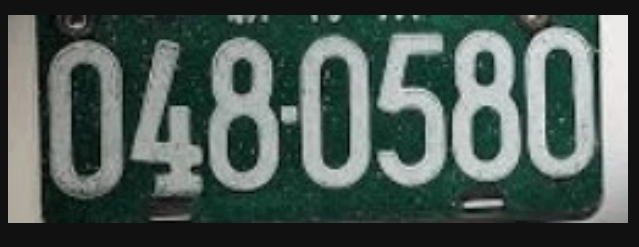
#> input picture test06.png, 639 x 247 px
$ python CheckText01.py
#> lines starting #> are read from the running program, lines starting #| are printed output that depends on the picture; after the words box and inside, x2 and y2 are one past the last pixel; in counts of white or black regions, pixels touching at a corner belong together
from PIL import Image
import pytesseract
import numpy as np
import cv2

# 手動指定 tesseract.exe 路徑
pytesseract.pytesseract.tesseract_cmd = r"C:\Program Files\Tesseract-OCR\tesseract.exe"
# img = Image.open('test.png')

# 讀取圖片
image = cv2.imread("test06.png")
#> image is the input picture: shape (247, 639, 3); mean B, G, R 85.5, 90.5, 76.9

# 轉為灰階
gray = cv2.cvtColor(image, cv2.COLOR_BGR2GRAY)
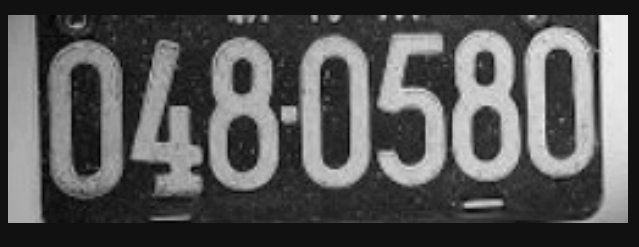
#> gray: shape (247, 639); min 1, max 242, mean 85.9

gray = cv2.GaussianBlur(gray, (3, 3), 0)

# gray = cv2.equalizeHist(gray)

gray = 255 - gray
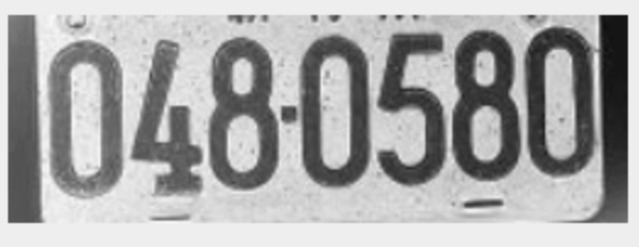
#> gray: shape (247, 639); min 14, max 249, mean 169.1


# 使用中值濾波去噪
gray = cv2.medianBlur(gray, 3)
# Otsu 二值化法
_, binary_image = cv2.threshold(gray, 0, 255, cv2.THRESH_BINARY | cv2.THRESH_OTSU)
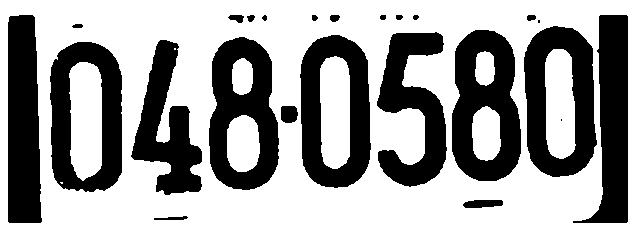
#> binary_image: shape (247, 639); 64.3% white; 24 black regions (2 under 20 px), largest, box (x1, y1, x2, y2) and area: (452, 30, 521, 181) 6800, (209, 37, 279, 190) 6560, (524, 26, 597, 177) 6393


# 增強對比度
alpha = 1.5 # 對比度增益
beta = 50    # 亮度增益
enhanced_image = cv2.convertScaleAbs(gray, alpha=alpha, beta=beta)
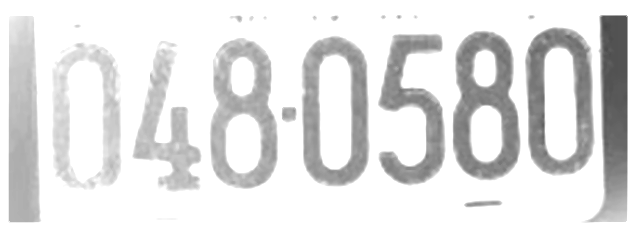
#> enhanced_image: shape (247, 639); min 72, max 255, mean 227.2


cv2.imshow('OCR_Result', gray)
cv2.waitKey(0)
cv2.destroyAllWindows()


# -c tessedit_char_blacklist 把指定字元Ban掉，不辨識
config = r'--oem 3 --psm 4 -c tessedit_char_whitelist=ABCDEFGHIJKLMNOPQRSTUVWXYZabcdefghjklmnopqrstuvwxyz0123456789'
#> (the run stopped early here; a loop or call above may not have finished)

$ run again, with test04.png copied over test06.png
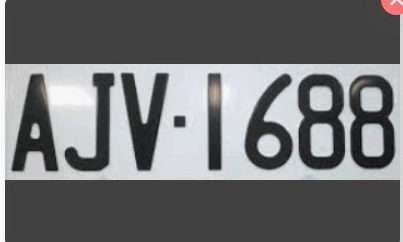
#> input picture test04.png, 403 x 242 px
#> image is the input picture: shape (242, 403, 3); mean B, G, R 113.5, 112.3, 111.2
#> `_, binary_image = cv2.threshold(gray, 0, 255, cv2.THRESH_BINARY | cv2...`:
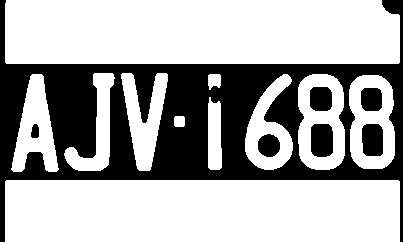
#> binary_image: shape (242, 403); 66.9% white; 7 black regions, largest, box (x1, y1, x2, y2) and area: (0, 0, 403, 242) 29514, (311, 124, 333, 157) 682, (362, 124, 383, 156) 631
#> `enhanced_image = cv2.convertScaleAbs(gray, alpha=alpha, beta=beta)`:
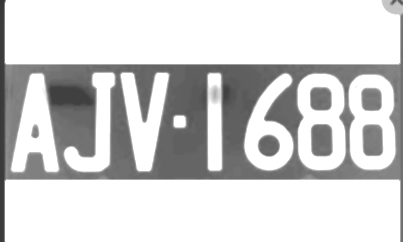
#> enhanced_image: shape (242, 403); min 53, max 255, mean 209.3
